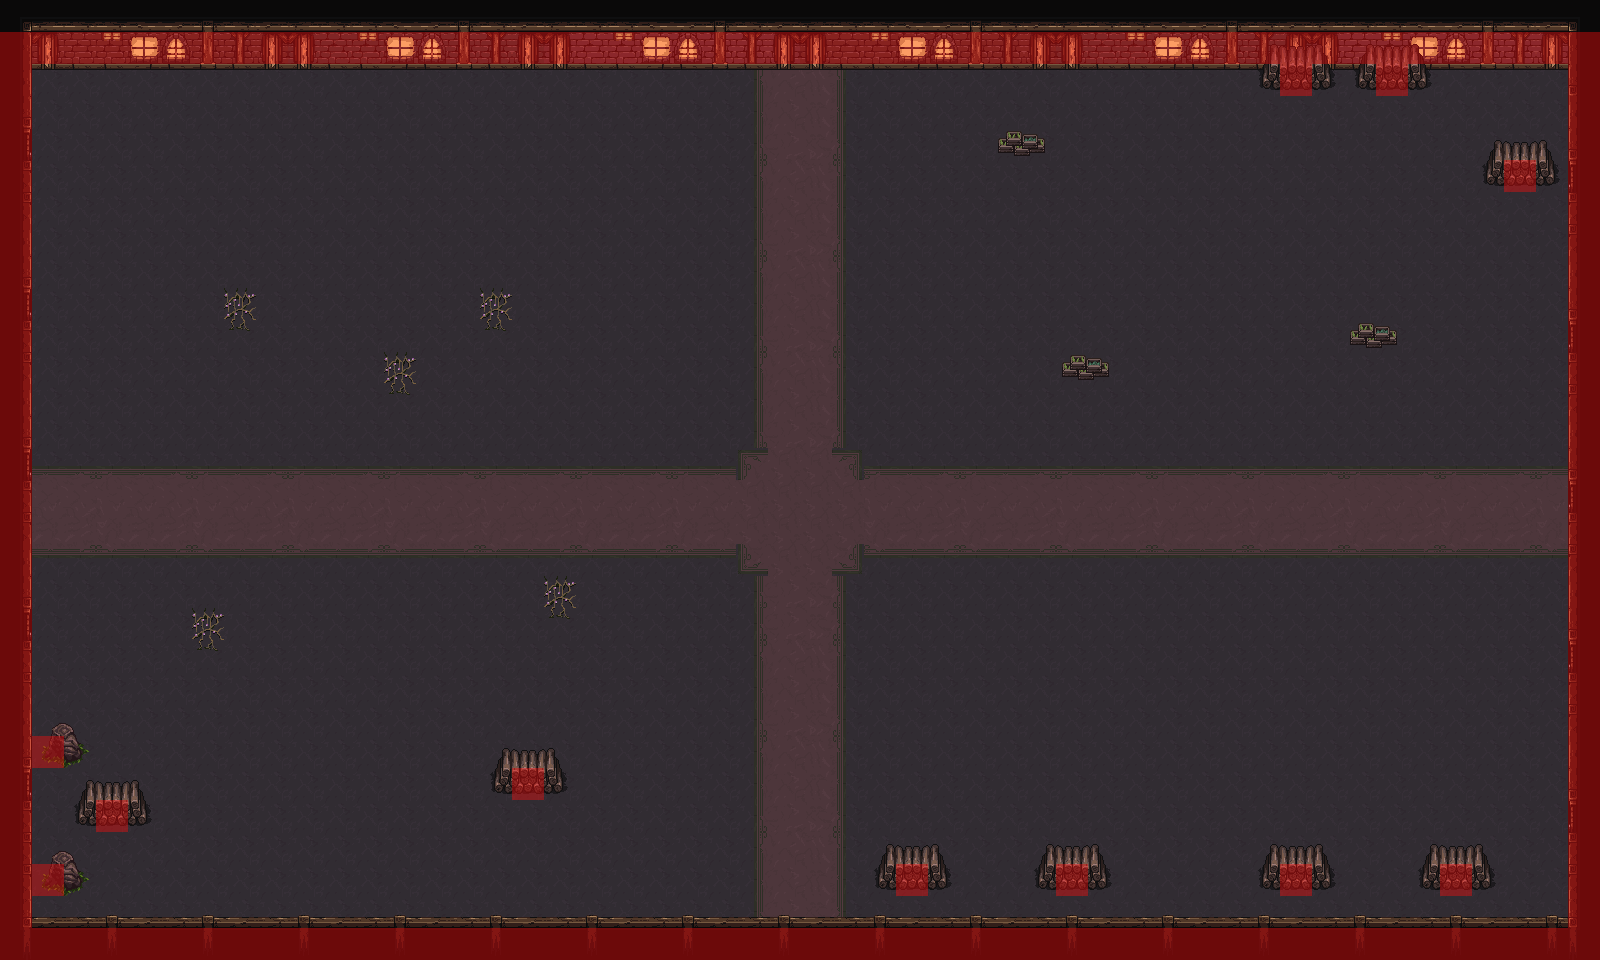

A level layout from a 2D game, rendered from its tile map. Below: a short description, then the map file with tile-grid data replaced by summaries:
An orthogonal 50x30 tile map with 32x32 px tiles, 5 tile layers (Ground, Road, Wall, Decorative, ...), 3 tilesets and 2 objects (SpawnPosition, SpawnArea).

<map version="1.10" tiledversion="1.10.2" orientation="orthogonal" renderorder="right-down" width="50" height="30" tilewidth="32" tileheight="32" infinite="0" nextlayerid="7" nextobjectid="3">
 <tileset firstgid="1" source="interiors.tsx" />
 <tileset firstgid="1025" source="meta.tsx" />
 <tileset firstgid="1027" source="decorative_props.tsx" />
 <layer id="1" name="Ground" width="50" height="30">
  <data>[1500 cells, 1500 non-empty, 1 distinct tile ids]</data>
 </layer>
 <layer id="4" name="Road" width="50" height="30">
  <data>[1500 cells, 296 non-empty, 21 distinct tile ids]</data>
 </layer>
 <layer id="2" name="Wall" width="50" height="30">
  <data>[1500 cells, 300 non-empty, 96 distinct tile ids]</data>
 </layer>
 <layer id="5" name="Decorative" width="50" height="30">
  <data>[1500 cells, 78 non-empty, 14 distinct tile ids]</data>
 </layer>
 <objectgroup id="6" name="Point">
  <object id="1" name="SpawnPosition" x="794" y="506">
   <point />
  </object>
  <object id="2" name="SpawnArea" x="11" y="43.6667" width="1571.5" height="907" />
 </objectgroup>
 <layer id="3" name="Meta" width="50" height="30">
  <data>[1500 cells, 165 non-empty, 1 distinct tile ids]</data>
 </layer>
</map>
